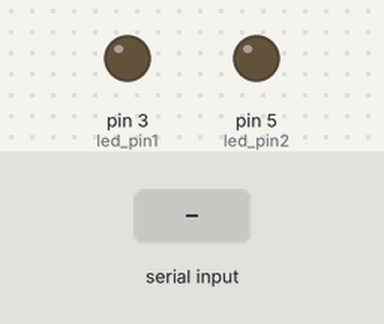
Bench run of a sketch on a simulated Arduino Uno, built with avr-gcc and run on an emulated ATmega328P. On the bench: output pins drawn as LEDs (lit = HIGH). Dashed ring = blinking. The inputs (shaded band) are chosen by the test bench.

Above: at 1.2 s.
1.3 s: "c" received over Serial
At 1.4 s:
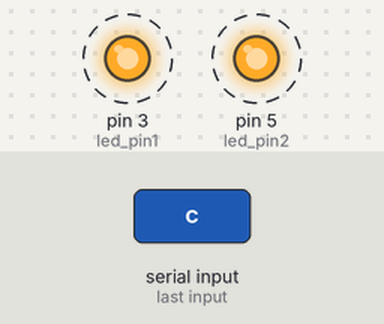
Timing chart, 0 to 10.3 s (numbered marks = the images above; inputs shaded):
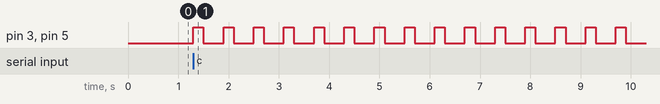

Measured:
- after the input at 1.3 s, pin 3 (led_pin1), pin 5 (led_pin2): alternates HIGH for 0.20 s and LOW for 0.40 s, starting at once

The sketch:

walking_arena_example_firmware.ino
```cpp
char command;
int state_1=0;
int state_2 =0;
unsigned long milli=millis();
unsigned long duration_ =10000;
int led_pin1  =3;
int led_pin2 =5;

void flicker(unsigned long on_time, unsigned long off_time, unsigned long duration){
  unsigned long startTime = millis();
  unsigned long currentTime = startTime;
  unsigned long previousTime=startTime;
  bool ledState = HIGH;
  analogWrite(led_pin1, 255);
  analogWrite(led_pin2, 255);


  while ((currentTime - startTime) < duration){
    currentTime = millis();

    if (ledState == HIGH && (currentTime-previousTime) >= on_time) {
      ledState= LOW;
      analogWrite(led_pin1, 0);
      analogWrite(led_pin2, 0);
      previousTime = millis();
    }
    else if (ledState == LOW && (millis() - previousTime) >= off_time){
      ledState = HIGH;
      analogWrite(led_pin1, 255);
      analogWrite(led_pin2, 255);
      previousTime = millis();
    }
  }
analogWrite(led_pin1, 0);
analogWrite(led_pin2, 0);
}


void setup() {
  Serial.begin(9600);
  pinMode(led_pin1, OUTPUT);
  pinMode(led_pin2, OUTPUT);
}


void loop() {
    if (Serial.available()){
    command = Serial.read();
  }
 if(command =='a'){
    analogWrite(led_pin1, 0);
    analogWrite(led_pin2, 0);
    state_1=1;
    duration_ = 10000;
    milli =millis();
    command=' ';
  }
  if(command =='b'){
    analogWrite(led_pin1, 255);
    analogWrite(led_pin2, 255);
    state_1=1;
    duration_ = 10000;
    milli =millis();
    command=' ';
  }
   if(command =='c'){
    flicker(200, 400., 10000);
    command=' ';

  }
    if(command =='d'){
    flicker(200, 200., 10000);
    command=' ';

  }
      if(command =='e'){
    flicker(200, 100., 10000);
    command=' ';

  }
 if (state_1==1 and millis()-milli>duration_){
  analogWrite(led_pin1, 0);
  analogWrite(led_pin2, 0);
  state_1=0;
 }
  // put your main code here, to run repeatedly:

}
```
